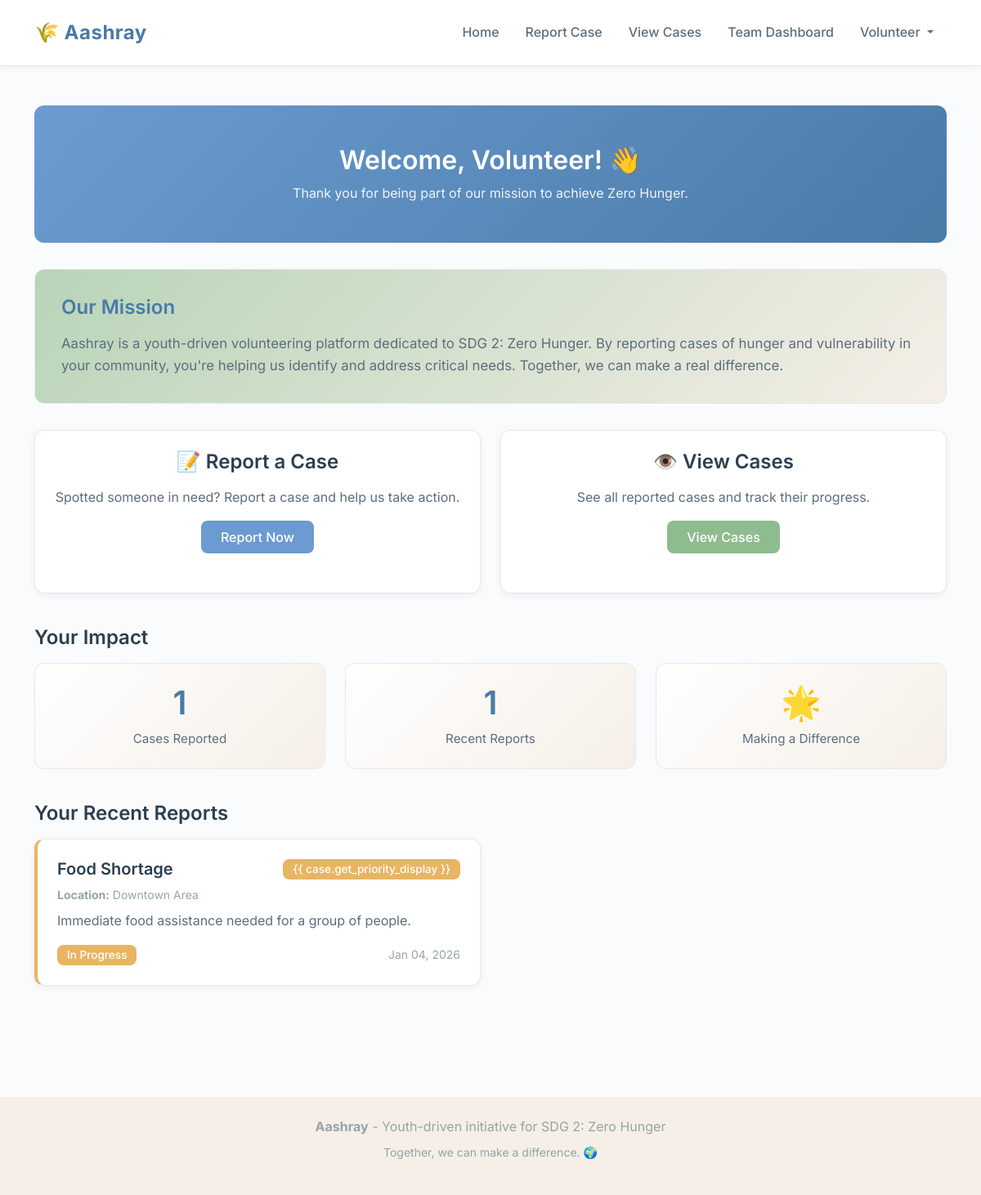
Screenshot of /volunteer/home/ (signed in) with the database file from the repository.
### cases/models.py (models this page shows, shortened)
class Case(models.Model):
    PRIORITY_CHOICES = [
        ('HIGH', 'High'),
        ('MEDIUM', 'Medium'),
        ('LOW', 'Low'),
    ]
    STATUS_CHOICES = [
        ('PENDING', 'Pending'),
        ('VALIDATED', 'Validated'),
        ('IN_PROGRESS', 'In Progress'),
        ('RESOLVED', 'Resolved'),
        ('FORWARDED', 'Forwarded'),
    ]
    case_type = models.CharField(max_length=100, help_text="Type of case (e.g., Food Shortage, Malnutrition)")
    place_spotted = models.CharField(max_length=255, help_text="Location where the case was spotted")
    needs = models.TextField(help_text="Description of needs and situation")
    priority = models.CharField(max_length=10, choices=PRIORITY_CHOICES, default='MEDIUM')
    image = models.ImageField(upload_to='case_images/', blank=True, null=True, help_text="Optional image of the situation")
    status = models.CharField(max_length=15, choices=STATUS_CHOICES, default='PENDING')
    reported_by = models.ForeignKey(User, on_delete=models.CASCADE, related_name='reported_cases')
    created_at = models.DateTimeField(auto_now_add=True)
    updated_at = models.DateTimeField(auto_now=True)
    class Meta:
        ordering = ['-created_at']
        verbose_name = 'Case'
        verbose_name_plural = 'Cases'
    def get_priority_badge_class(self):
        return {
            'HIGH': 'danger',
            'MEDIUM': 'warning',
            'LOW': 'info',
        }.get(self.priority, 'secondary')
    def get_status_badge_class(self):
        return {
            'PENDING': 'secondary',
            'VALIDATED': 'primary',
            'IN_PROGRESS': 'warning',
            'RESOLVED': 'success',
            'FORWARDED': 'info',
        }.get(self.status, 'secondary')

### cases/views.py (the view)
# urls.py: path('volunteer/home/', views.volunteer_home, name='volunteer_home'),
@volunteer_required
def volunteer_home(request):
    recent_cases = Case.objects.filter(reported_by=request.user)[:5]
    total_cases = Case.objects.filter(reported_by=request.user).count()
    context = {
        'recent_cases': recent_cases,
        'total_cases': total_cases,
    }
    return render(request, 'cases/volunteer_home.html', context)

### templates/cases/volunteer_home.html (shortened to what this page needs)
{% extends 'base.html' %}
{% load static %}
{% block content %}
<div class="container py-5">
    <div class="dashboard-header text-center">
        <div class="container">
            <h1>Welcome, {{ user.first_name|default:user.username }}! 👋</h1>
            <p>Thank you for being part of our mission to achieve Zero Hunger.</p>
        </div>
    </div>
    <div class="mission-box">
        <h3>Our Mission</h3>
        <p>
            Aashray is a youth-driven volunteering platform dedicated to SDG 2: Zero Hunger.
            By reporting cases of hunger and vulnerability in your community, you're helping
            us identify and address critical needs. Together, we can make a real difference.
        </p>
    </div>
    <div class="row mb-4">
        <div class="col-md-6 mb-3">
            <div class="card h-100">
                <div class="card-body text-center">
                    <h3 class="card-title">📝 Report a Case</h3>
                    <p class="card-text">Spotted someone in need? Report a case and help us take action.</p>
                    <a href="{% url 'report_case' %}" class="btn btn-primary">Report Now</a>
                </div>
            </div>
        </div>
        <div class="col-md-6 mb-3">
            <div class="card h-100">
                <div class="card-body text-center">
                    <h3 class="card-title">👁️ View Cases</h3>
                    <p class="card-text">See all reported cases and track their progress.</p>
                    <a href="{% url 'case_board' %}" class="btn btn-secondary">View Cases</a>
                </div>
            </div>
        </div>
    </div>
    <div class="row mb-4">
        <div class="col-md-12">
            <h3 class="mb-3">Your Impact</h3>
        </div>
        <div class="col-md-4 mb-3">
            <div class="stat-card">
                <h3>{{ total_cases }}</h3>
                <p>Cases Reported</p>
            </div>
        </div>
        <div class="col-md-4 mb-3">
            <div class="stat-card">
                <h3>{{ recent_cases|length }}</h3>
                <p>Recent Reports</p>
            </div>
        </div>
        <div class="col-md-4 mb-3">
            <div class="stat-card">
                <h3>🌟</h3>
                <p>Making a Difference</p>
            </div>
        </div>
    </div>
    {% if recent_cases %}
    <div class="row">
        <div class="col-md-12">
            <h3 class="mb-3">Your Recent Reports</h3>
        </div>
        {% for case in recent_cases %}
        <div class="col-md-6 mb-3">
            <div class="card case-item priority-{{ case.priority }}">
                <div class="card-body">
                    <div class="d-flex justify-content-between align-items-start mb-2">
                        <h5 class="card-title mb-0">{{ case.case_type }}</h5>
                        <span class="badge bg-{{ case.get_priority_badge_class }}">{{ case.get_priority_display
                            }}</span>
                    </div>
                    <p class="text-muted small mb-2">
                        <strong>Location:</strong> {{ case.place_spotted }}
                    </p>
                    <p class="card-text">{{ case.needs|truncatewords:20 }}</p>
                    <div class="d-flex justify-content-between align-items-center">
                        <span class="badge bg-{{ case.get_status_badge_class }}">{{ case.get_status_display }}</span>
                        <small class="text-muted">{{ case.created_at|date:"M d, Y" }}</small>
                    </div>
                </div>
            </div>
        </div>
        {% endfor %}
    </div>
    {% else %}
    <div class="alert alert-info">
        <strong>Get Started!</strong> You haven't reported any cases yet. Click "Report Now" to make your first
        contribution.
    </div>
    {% endif %}
</div>
{% endblock %}

### templates/base.html (shortened to what this page needs)
{% load static %}
<!DOCTYPE html>
<html lang="en">
<head>
    <link href="https://cdn.jsdelivr.net/npm/bootstrap@5.3.0/dist/css/bootstrap.min.css" rel="stylesheet">
    <link rel="stylesheet" href="{% static 'css/style.css' %}">
</head>
<body>
    {% if user.is_authenticated %}
    <nav class="navbar navbar-expand-lg">
        <div class="container">
            <a class="navbar-brand" href="{% url 'volunteer_home' %}">🌾 Aashray</a>
            <div class="collapse navbar-collapse" id="navbarNav">
                <ul class="navbar-nav ms-auto">
                    <li class="nav-item">
                        <a class="nav-link" href="{% url 'volunteer_home' %}">Home</a>
                    </li>
                    <li class="nav-item">
                        <a class="nav-link" href="{% url 'report_case' %}">Report Case</a>
                    </li>
                    <li class="nav-item">
                        <a class="nav-link" href="{% url 'case_board' %}">View Cases</a>
                    </li>
                    {% if user.is_superuser %}
                    <li class="nav-item">
                        <a class="nav-link" href="{% url 'team_dashboard' %}">Team Dashboard</a>
                    </li>
                    {% else %}
                    {% for group in user.groups.all %}
                    {% if group.name == 'Team' %}
                    <li class="nav-item">
                        <a class="nav-link" href="{% url 'team_dashboard' %}">Team Dashboard</a>
                    </li>
                    {% endif %}
                    {% endfor %}
                    {% endif %}
                    <li class="nav-item dropdown">
                        <a class="nav-link dropdown-toggle" href="#" id="userDropdown" role="button"
                            data-bs-toggle="dropdown">
                            {{ user.first_name|default:user.username }}
                        </a>
                    </li>
                </ul>
            </div>
        </div>
    </nav>
    {% endif %}
    <main>
        {% block content %}{% endblock %}
    </main>
    <footer class="mt-5 py-4 bg-light">
        <div class="container text-center">
            <p class="text-muted mb-0">
                <strong>Aashray</strong> - Youth-driven initiative for SDG 2: Zero Hunger
            </p>
            <p class="text-muted small mt-2">
                Together, we can make a difference. 🌍
            </p>
        </div>
    </footer>
</body>
</html>

### static/css/style.css (style rules this page uses)
:root { --color-primary: #6B9BD1; --color-primary-light: #A8C9E8; --color-primary-dark: #4A7BA7; --color-secondary: #8FBC8F; --color-secondary-light: #B8D4B8; --color-accent: #E8D5B7; --color-accent-light: #F5EFE7; --color-background: #FAFBFC; --color-surface: #FFFFFF; --color-border: #E5E9ED; --color-text-primary: #2C3E50; --color-text-secondary: #5D6D7E; --color-text-muted: #95A5A6; --color-success: #7FB685; --color-warning: #E8B563; --color-danger: #D98B8B; --color-info: #7EAED3; --spacing-xs: 0.5rem; --spacing-sm: 1rem; --spacing-md: 1.5rem; --spacing-lg: 2rem; --spacing-xl: 3rem; --radius-sm: 8px; --radius-md: 12px; --radius-lg: 16px; --shadow-sm: 0 2px 8px rgba(0, 0, 0, 0.06); --shadow-md: 0 4px 16px rgba(0, 0, 0, 0.08); --shadow-lg: 0 8px 24px rgba(0, 0, 0, 0.1); }
body { font-family: 'Inter', 'Segoe UI', Tahoma, Geneva, Verdana, sans-serif; background-color: var(--color-background); color: var(--color-text-primary); line-height: 1.6; margin: 0; padding: 0; }
h1, h2, h3, h4, h5, h6 { color: var(--color-text-primary); font-weight: 600; margin-bottom: var(--spacing-sm); }
h1 { font-size: 2rem; }
h3 { font-size: 1.5rem; }
p { color: var(--color-text-secondary); margin-bottom: var(--spacing-sm); }
.navbar { background-color: var(--color-surface); border-bottom: 1px solid var(--color-border); box-shadow: var(--shadow-sm); padding: var(--spacing-sm) 0; }
.navbar-brand { font-size: 1.5rem; font-weight: 700; color: var(--color-primary-dark) !important; letter-spacing: 0.5px; }
.nav-link { color: var(--color-text-secondary) !important; font-weight: 500; padding: var(--spacing-xs) var(--spacing-sm) !important; border-radius: var(--radius-sm); transition: all 0.3s ease; }
.card { background-color: var(--color-surface); border: 1px solid var(--color-border); border-radius: var(--radius-md); box-shadow: var(--shadow-sm); transition: all 0.3s ease; margin-bottom: var(--spacing-md); }
.card-body { padding: var(--spacing-md); }
.card-title { color: var(--color-text-primary); font-weight: 600; margin-bottom: var(--spacing-sm); }
.card-text { color: var(--color-text-secondary); }
.btn { border-radius: var(--radius-sm); padding: var(--spacing-xs) var(--spacing-md); font-weight: 500; transition: all 0.3s ease; border: none; }
.btn-primary { background-color: var(--color-primary); color: white; }
.btn-secondary { background-color: var(--color-secondary); color: white; }
.badge { padding: 0.35rem 0.75rem; border-radius: var(--radius-sm); font-weight: 500; font-size: 0.85rem; }
.badge.bg-warning { background-color: var(--color-warning) !important; }
.dashboard-header { background: linear-gradient(135deg, var(--color-primary) 0%, var(--color-primary-dark) 100%); color: white; padding: var(--spacing-xl) 0; margin-bottom: var(--spacing-lg); border-radius: var(--radius-md); }
.dashboard-header h1 { color: white; margin-bottom: var(--spacing-xs); }
.dashboard-header p { color: rgba(255, 255, 255, 0.9); margin-bottom: 0; }
.stat-card { background: linear-gradient(135deg, var(--color-surface) 0%, var(--color-accent-light) 100%); border: 1px solid var(--color-border); border-radius: var(--radius-md); padding: var(--spacing-md); text-align: center; transition: all 0.3s ease; }
.stat-card h3 { font-size: 2.5rem; color: var(--color-primary-dark); margin-bottom: var(--spacing-xs); }
.stat-card p { color: var(--color-text-secondary); font-size: 0.95rem; margin-bottom: 0; }
.case-item { border-left: 4px solid var(--color-primary); transition: all 0.3s ease; }
.case-item.priority-MEDIUM { border-left-color: var(--color-warning); }
.mission-box { background: linear-gradient(135deg, var(--color-secondary-light) 0%, var(--color-accent-light) 100%); border-radius: var(--radius-md); padding: var(--spacing-lg); margin-bottom: var(--spacing-lg); border: 1px solid var(--color-border); }
.mission-box h3 { color: var(--color-primary-dark); margin-bottom: var(--spacing-sm); }
.mission-box p { color: var(--color-text-secondary); margin-bottom: 0; font-size: 1.05rem; }
.text-muted { color: var(--color-text-muted) !important; }
.bg-light { background-color: var(--color-accent-light) !important; }

### rows the page displays
Case: case_type "Food Shortage", place_spotted "Downtown Area", needs "Immediate food assistance needed for a group of people.", status "In Progress", created_at "Jan 04, 2026"

### other values shown
{{ user.first_name|default:user.username }} "Volunteer"
{{ total_cases }} "1"
{{ recent_cases|length }} "1"
